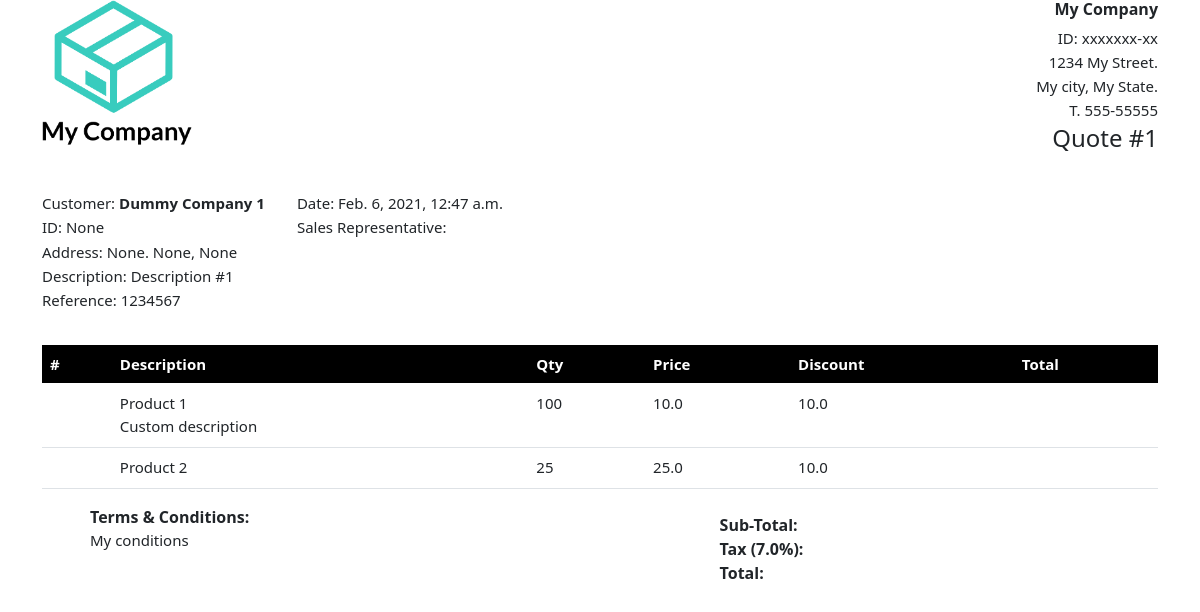
The app's page /view-quote/1 with its own data.
### quote/models.py (models this page shows, shortened)
class UserCompany(models.Model):
    user = models.ForeignKey(User, on_delete=PROTECT, related_name="user_company")
    name = models.CharField(max_length=50)
    legal_id = models.CharField(max_length=50, blank=True, null=True)
    address = models.CharField(max_length=100, blank=True, null=True)
    city = models.CharField(max_length=50, blank=True, null=True)
    state = models.CharField(max_length=50, blank=True, null=True)
    phone = models.CharField(max_length=50, blank=True, null=True)
    class Meta:
        verbose_name_plural = "Users Companies"

class Quote(models.Model):
    creator = models.ForeignKey(User, on_delete=PROTECT, related_name="quote_creator")
    reference = models.CharField(max_length=50, blank=True, null=True)
    description = models.CharField(max_length=50, blank=True, null=True)
    creation_date = models.DateTimeField(auto_now_add=True)
    edit_date = models.DateTimeField(auto_now=True)
    products = models.ManyToManyField("Product", blank=True)
    company = models.ForeignKey(
        Company, on_delete=PROTECT, related_name="company_quoted"
    )
    contact = models.ForeignKey(
        Contact, on_delete=PROTECT, related_name="contact_quoted", blank=True, null=True
    )
    terms = models.TextField(blank=True, null=True)
    tax = models.FloatField(blank=True, null=True)
    internal_note = models.TextField(blank=True, null=True)

class Company(models.Model):
    name = models.CharField(max_length=20, unique=True)
    legal_id = models.CharField(max_length=10, null=True, blank=True, unique=True)
    email = models.EmailField(blank=True, null=True)
    phone = models.CharField(max_length=12, blank=True, null=True)
    mobile = models.CharField(max_length=12, blank=True, null=True)
    category = models.ForeignKey(
        Category, on_delete=PROTECT, related_name="company_category"
    )
    address = models.CharField(max_length=100, blank=True, null=True)
    city = models.CharField(max_length=50, blank=True, null=True)
    state = models.CharField(max_length=50, blank=True, null=True)
    country = models.CharField(max_length=50, blank=True, null=True)
    creator = models.ForeignKey(User, on_delete=PROTECT, related_name="company_creator")
    editor = models.ForeignKey(
        User, on_delete=PROTECT, related_name="company_editor", blank=True, null=True
    )
    creation_date = models.DateTimeField(auto_now_add=True)
    edit_date = models.DateTimeField(auto_now=True)
    class Meta:
        verbose_name_plural = "Companies"

class Product(models.Model):
    pn = models.CharField(max_length=50, unique=True)
    brand = models.ForeignKey(Brand, on_delete=PROTECT, related_name="brand_name")
    title = models.CharField(max_length=100)
    description = models.TextField(blank=True, null=True)
    list_price = models.IntegerField(blank=True, null=True)
    multiplier = models.DecimalField(
        max_digits=5, decimal_places=3, null=True, blank=True
    )
    creator = models.ForeignKey(User, on_delete=PROTECT, related_name="product_creator")
    editor = models.ForeignKey(User, on_delete=PROTECT, related_name="product_editor",blank=True, null=True)
    creation_date = models.DateTimeField(auto_now_add=True)
    edit_date = models.DateTimeField(auto_now=True)
    note = models.TextField(blank=True, null=True)

class QuotedProduct(models.Model):
    quote = models.ForeignKey(Quote, on_delete=CASCADE, related_name="original_quote")
    product = models.ForeignKey(
        Product, on_delete=PROTECT, related_name="original_product"
    )
    description = models.TextField(blank=True, null=True)
    qty = models.IntegerField(blank=True, null=True)
    price = models.FloatField(blank=True, null=True)
    discount = models.FloatField(blank=True, null=True)
    hidden = models.BooleanField(default=False)
    def serialize(self):
        return {
            "id": self.pk,
            "pn": self.product.pn,
            "title": self.product.title,
            "description": self.description,
            "qty": self.qty,
            "price": self.price,
            "discount": self.discount,
            "hidden": self.hidden,
        }

### quote/views.py (the view)
# urls.py: path("view-quote/<int:quote_id>", views.view_quote, name="view-quote"),
def view_quote(request, quote_id):
    quote = Quote.objects.get(pk=quote_id)
    products = QuotedProduct.objects.filter(quote=quote)
    logo = "img"
    company = UserCompany.objects.get(pk=1)
    return render(
        request,
        "quote/view-quote.html",
        {"quote": quote, "products": [product.serialize() for product in products], "company": company},
    )

### quote/templates/quote/view-quote.html (shortened to what this page needs)
{% extends 'quote/layout.html' %}
{% load static %}
{% block body %}
<div class="company-info">
    <div class="general-info-left">
        <img src="{% static 'quote/img/logo/my-company-logo.png' %}" alt="Logo-IFC" width="150px">
    </div>
    <div class="general-info-right">
        <div>
            <h6><strong>{{company.name}}</strong></h6>
            <p class="company-details">ID: {{company.legal_id}}</p>
            <p class="company-details">{{company.address}}.</p>
            <p class="company-details">{{company.city}}, {{company.state}}.</p>
            <p class="company-details">T. {{company.phone}}</p>
            <h4 id="quote-id">Quote #{{ quote.pk }}</h4>
        </div>
    </div>
</div>
<div class="customer-info">
    <div class="customer-info-left">
        <div>
            <p>Customer: <strong>{{quote.company.name}}</strong></p>
            <p class="customer-details">ID: {{quote.company.legal_id}}</p>
            <p class="customer-details">Address: {{quote.company.address}}. {{quote.company.city}}, {{quote.company.state}}</p>
            <p class="customer-details">Description: {{quote.description}}</p>
            <p class="customer-details">Reference: {{quote.reference}}</p>
        </div>
    </div>
    <div class="customer-info-right">
        <div>
            <p>Date: {{quote.creation_date}}</p>
            <p>Sales Representative: {{quote.creator.first_name}} {{quote.creator.last_name}}</p>
        </div>
    </div>
</div>
<table class='table'>
    <thead>
        <tr>
            <th>#</th>
            <th>Description</th>
            <th>Qty</th>
            <th>Price</th>
            <th>Discount</th>
            <th>Total</th>
        </tr>
    </thead>
    <tbody>
        {% for product in products %}
            {% if product.hidden %}
                <tr class="product-row" hidden>
                    <th></th>
                    <td class="row-description">
                        <div>{{ product.title }}</div>
                        <div>{{ product.description|linebreaks }}</div>
                    </td>
                    <td class='qty'>{{product.qty}}</td>
                    <td class='price'>{{product.price}}</td>
                    <td class='discount'>{{product.discount}}</td>
                    <td>
                        <div class="amount"></div>
                    </td>
                </tr>
            {% else %}
                <tr class="product-row">
                    <th class="row-number"></th>
                    <td class="row-description">
                        <div>{{ product.title }}</div>
                        <div>{{ product.description|linebreaks }}</div>
                    </td>
                    <td class='qty'>{{product.qty}}</td>
                    <td class='price'>{{product.price}}</td>
                    <td class='discount'>{{product.discount}}</td>
                    <td>
                    </td>
                </tr>
            {% endif %}
        {% endfor %}
    </tbody>
</table>
<div class="terms-and-total">
    <div class="terms">
        <div><strong>Terms & Conditions:</strong></div>
        <div>{{quote.terms|linebreaks}}</div>
    </div>
    <div class="totals">
        <div class="totaling-div">
            <div class="total-label">Sub-Total:</div>
        </div>
        <div class="totaling-div">
            <div class="total-label">Tax ({{quote.tax}}%):</div>
        </div>
        <div class="totaling-div">
            <div class="total-label">Total:</div>
        </div>
    </div>
</div>
<link rel="stylesheet" type="text/css" href="{% static 'quote/css/view-quote.css' %}">
{% endblock body %}

### quote/templates/quote/layout.html (shortened to what this page needs)
{% load static %}
<!doctype html>
<html lang="en">
  <head>
    <link href="https://cdn.jsdelivr.net/npm/bootstrap@5.0.0-beta1/dist/css/bootstrap.min.css" rel="stylesheet">
    <link rel="stylesheet" href="https://use.fontawesome.com/releases/v5.6.3/css/all.css">
    <link rel="stylesheet" href="https://unpkg.com/bootstrap-table@1.18.2/dist/bootstrap-table.min.css">
    <link rel="stylesheet" href="https://cdnjs.cloudflare.com/ajax/libs/bootstrap-datepicker/1.4.1/css/bootstrap-datepicker3.css"/>
    <link rel="stylesheet" type="text/css" href="{% static 'quote/css/main.css' %}">
  </head>
  <body>
    <div class="container">
        {% block body %}{% endblock body %}
    </div>
  </body>
</html>

### quote/static/quote/css/main.css (style rules this page uses)
* { box-sizing: border-box; }
body { margin-bottom: 2rem; }
.totals { padding: 0.5rem; }

### quote/static/quote/css/view-quote.css (style rules this page uses)
@media (min-width: 850px) { p { font-size: 15px; margin-bottom: 0.1rem; } }
@media (min-width: 850px) { .company-info { display: flex; justify-content: space-between; text-align: end; margin-bottom: 2rem; } }
@media (min-width: 850px) { .customer-info-right { text-align: left; margin-left: 2rem; } }
@media (min-width: 850px) { .totals { width: 40%; padding-right: 3rem; } }
@media (min-width: 850px) { .terms { padding-left: 3rem; } }
.customer-info p { margin-bottom: 0.1rem; }
.company-details { margin-bottom: 0.1rem; }
.customer-info { display: flex; margin-bottom: 2rem; }
table { margin-bottom: 2rem; }
thead { background-color: black; color: white; }
tr { font-size: 15px; }
.row-description { padding-right: 3rem; }
.terms-and-total { display: flex; justify-content: space-between; }
.totaling-div { display: flex; justify-content: space-between; font-weight: bold; }

### records on screen
UserCompany: name "My Company", legal_id "xxxxxxx-xx", address "1234 My Street", city "My city", state "My State", phone "555-55555"
Quote: pk "1", company.name "Dummy Company 1", company.legal_id "None", company.address "None", company.city "None", company.state "None", description "Description #1", reference "1234567", creation_date "Feb. 6, 2021, 12:47 a.m.", terms "My conditions", tax "7.0"
Product: title "Product 1"
QuotedProduct: description "Custom description", price "10.0", discount "10.0"
Product: title "Product 2"
QuotedProduct: price "25.0", discount "10.0"

### other values on screen
{{ product.qty }} "100" "25"
